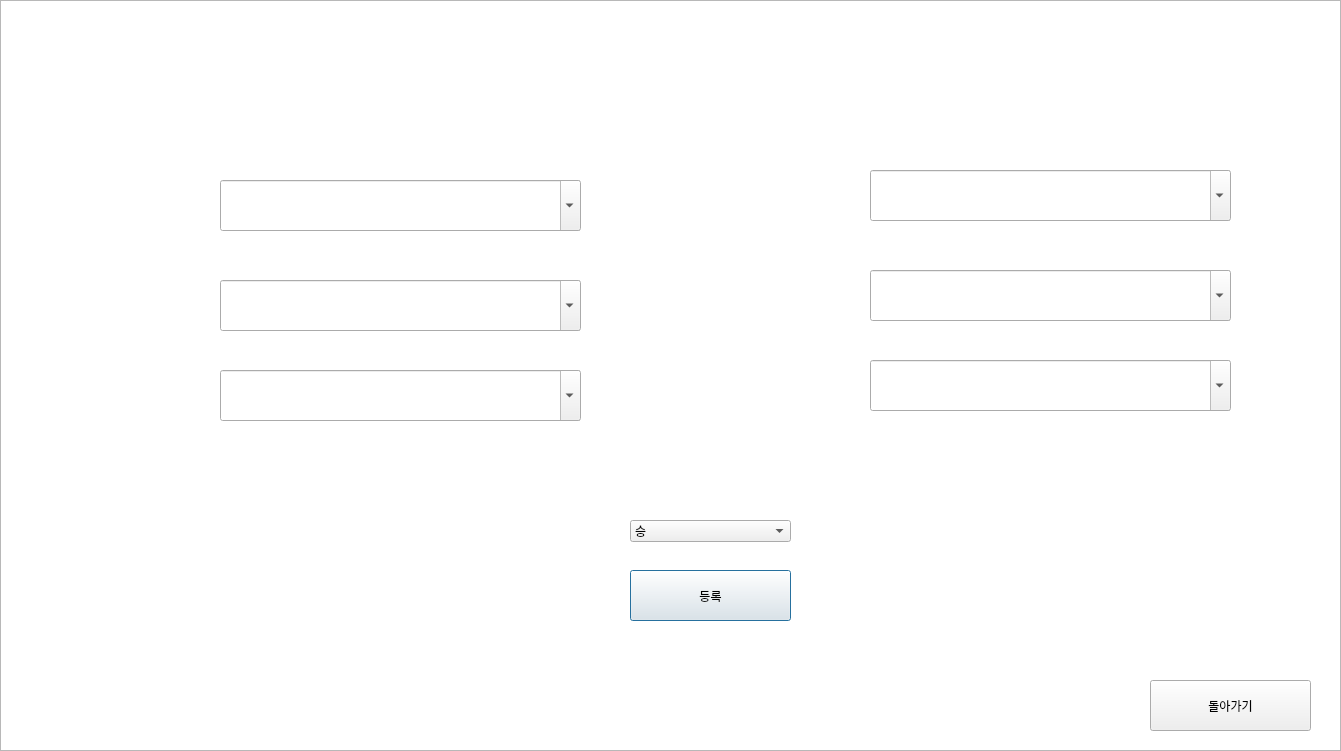
<?xml version="1.0" encoding="UTF-8"?>
<ui version="4.0">
 <class>i_dialog</class>
 <widget class="QDialog" name="i_dialog">
  <property name="geometry">
   <rect>
    <x>0</x>
    <y>0</y>
    <width>1341</width>
    <height>751</height>
   </rect>
  </property>
  <property name="minimumSize">
   <size>
    <width>1341</width>
    <height>751</height>
   </size>
  </property>
  <property name="maximumSize">
   <size>
    <width>1341</width>
    <height>751</height>
   </size>
  </property>
  <property name="windowTitle">
   <string>Dialog</string>
  </property>
  <widget class="QGraphicsView" name="graphicsView">
   <property name="geometry">
    <rect>
     <x>0</x>
     <y>0</y>
     <width>1341</width>
     <height>751</height>
    </rect>
   </property>
   <property name="minimumSize">
    <size>
     <width>1341</width>
     <height>751</height>
    </size>
   </property>
   <property name="maximumSize">
    <size>
     <width>1341</width>
     <height>751</height>
    </size>
   </property>
   <property name="styleSheet">
    <string notr="true">background-image: url(:/image/KakaoTalk_20200921_163222539.png);</string>
   </property>
  </widget>
  <widget class="QPushButton" name="PUSH">
   <property name="geometry">
    <rect>
     <x>630</x>
     <y>570</y>
     <width>161</width>
     <height>51</height>
    </rect>
   </property>
   <property name="text">
    <string>등록</string>
   </property>
  </widget>
  <widget class="QLabel" name="label">
   <property name="geometry">
    <rect>
     <x>50</x>
     <y>180</y>
     <width>161</width>
     <height>51</height>
    </rect>
   </property>
   <property name="styleSheet">
    <string notr="true">font: 14pt &quot;배달의민족 도현&quot;;
color: rgb(255, 255, 255);</string>
   </property>
   <property name="text">
    <string>LEADER : </string>
   </property>
   <property name="alignment">
    <set>Qt::AlignRight|Qt::AlignTrailing|Qt::AlignVCenter</set>
   </property>
  </widget>
  <widget class="QLabel" name="label_2">
   <property name="geometry">
    <rect>
     <x>50</x>
     <y>280</y>
     <width>161</width>
     <height>51</height>
    </rect>
   </property>
   <property name="styleSheet">
    <string notr="true">font: 14pt &quot;배달의민족 도현&quot;;
color: rgb(255, 255, 255);</string>
   </property>
   <property name="text">
    <string>SECOND : </string>
   </property>
   <property name="alignment">
    <set>Qt::AlignRight|Qt::AlignTrailing|Qt::AlignVCenter</set>
   </property>
  </widget>
  <widget class="QLabel" name="label_3">
   <property name="geometry">
    <rect>
     <x>50</x>
     <y>370</y>
     <width>161</width>
     <height>51</height>
    </rect>
   </property>
   <property name="styleSheet">
    <string notr="true">font: 14pt &quot;배달의민족 도현&quot;;
color: rgb(255, 255, 255);</string>
   </property>
   <property name="text">
    <string>THIRD : </string>
   </property>
   <property name="alignment">
    <set>Qt::AlignRight|Qt::AlignTrailing|Qt::AlignVCenter</set>
   </property>
  </widget>
  <widget class="QLabel" name="label_4">
   <property name="geometry">
    <rect>
     <x>710</x>
     <y>180</y>
     <width>161</width>
     <height>51</height>
    </rect>
   </property>
   <property name="styleSheet">
    <string notr="true">font: 14pt &quot;배달의민족 도현&quot;;
color: rgb(255, 255, 255);</string>
   </property>
   <property name="text">
    <string>LEADER : </string>
   </property>
   <property name="alignment">
    <set>Qt::AlignRight|Qt::AlignTrailing|Qt::AlignVCenter</set>
   </property>
  </widget>
  <widget class="QLabel" name="label_5">
   <property name="geometry">
    <rect>
     <x>710</x>
     <y>280</y>
     <width>161</width>
     <height>51</height>
    </rect>
   </property>
   <property name="styleSheet">
    <string notr="true">font: 14pt &quot;배달의민족 도현&quot;;
color: rgb(255, 255, 255);</string>
   </property>
   <property name="text">
    <string>SECOND : </string>
   </property>
   <property name="alignment">
    <set>Qt::AlignRight|Qt::AlignTrailing|Qt::AlignVCenter</set>
   </property>
  </widget>
  <widget class="QLabel" name="label_6">
   <property name="geometry">
    <rect>
     <x>710</x>
     <y>370</y>
     <width>161</width>
     <height>51</height>
    </rect>
   </property>
   <property name="styleSheet">
    <string notr="true">font: 14pt &quot;배달의민족 도현&quot;;
color: rgb(255, 255, 255);</string>
   </property>
   <property name="text">
    <string>THIRD : </string>
   </property>
   <property name="alignment">
    <set>Qt::AlignRight|Qt::AlignTrailing|Qt::AlignVCenter</set>
   </property>
  </widget>
  <widget class="QLabel" name="label_7">
   <property name="geometry">
    <rect>
     <x>280</x>
     <y>110</y>
     <width>221</width>
     <height>51</height>
    </rect>
   </property>
   <property name="styleSheet">
    <string notr="true">color: rgb(255, 255, 255);
font: 36pt &quot;배달의민족 도현&quot;;</string>
   </property>
   <property name="text">
    <string>상대 방덱</string>
   </property>
   <property name="alignment">
    <set>Qt::AlignCenter</set>
   </property>
  </widget>
  <widget class="QLabel" name="label_8">
   <property name="geometry">
    <rect>
     <x>940</x>
     <y>110</y>
     <width>221</width>
     <height>51</height>
    </rect>
   </property>
   <property name="styleSheet">
    <string notr="true">color: rgb(255, 255, 255);
font: 36pt &quot;배달의민족 도현&quot;;</string>
   </property>
   <property name="text">
    <string>내 공덱</string>
   </property>
   <property name="alignment">
    <set>Qt::AlignCenter</set>
   </property>
  </widget>
  <widget class="QComboBox" name="WOD">
   <property name="geometry">
    <rect>
     <x>630</x>
     <y>520</y>
     <width>161</width>
     <height>22</height>
    </rect>
   </property>
   <property name="mouseTracking">
    <bool>false</bool>
   </property>
   <property name="editable">
    <bool>false</bool>
   </property>
   <property name="insertPolicy">
    <enum>QComboBox::NoInsert</enum>
   </property>
   <property name="duplicatesEnabled">
    <bool>true</bool>
   </property>
   <item>
    <property name="text">
     <string>승</string>
    </property>
   </item>
   <item>
    <property name="text">
     <string>패</string>
    </property>
   </item>
  </widget>
  <widget class="QPushButton" name="RETURN">
   <property name="geometry">
    <rect>
     <x>1150</x>
     <y>680</y>
     <width>161</width>
     <height>51</height>
    </rect>
   </property>
   <property name="text">
    <string>돌아가기</string>
   </property>
  </widget>
  <widget class="QComboBox" name="D_LEADER">
   <property name="geometry">
    <rect>
     <x>220</x>
     <y>180</y>
     <width>361</width>
     <height>51</height>
    </rect>
   </property>
   <property name="editable">
    <bool>true</bool>
   </property>
   <property name="insertPolicy">
    <enum>QComboBox::NoInsert</enum>
   </property>
   <property name="duplicatesEnabled">
    <bool>true</bool>
   </property>
  </widget>
  <widget class="QComboBox" name="D_THIRD">
   <property name="geometry">
    <rect>
     <x>220</x>
     <y>370</y>
     <width>361</width>
     <height>51</height>
    </rect>
   </property>
   <property name="editable">
    <bool>true</bool>
   </property>
   <property name="insertPolicy">
    <enum>QComboBox::NoInsert</enum>
   </property>
   <property name="duplicatesEnabled">
    <bool>true</bool>
   </property>
  </widget>
  <widget class="QComboBox" name="D_SECOND">
   <property name="geometry">
    <rect>
     <x>220</x>
     <y>280</y>
     <width>361</width>
     <height>51</height>
    </rect>
   </property>
   <property name="editable">
    <bool>true</bool>
   </property>
   <property name="insertPolicy">
    <enum>QComboBox::NoInsert</enum>
   </property>
   <property name="duplicatesEnabled">
    <bool>true</bool>
   </property>
  </widget>
  <widget class="QComboBox" name="A_SECOND">
   <property name="geometry">
    <rect>
     <x>870</x>
     <y>270</y>
     <width>361</width>
     <height>51</height>
    </rect>
   </property>
   <property name="editable">
    <bool>true</bool>
   </property>
   <property name="insertPolicy">
    <enum>QComboBox::NoInsert</enum>
   </property>
   <property name="duplicatesEnabled">
    <bool>true</bool>
   </property>
  </widget>
  <widget class="QComboBox" name="A_THIRD">
   <property name="geometry">
    <rect>
     <x>870</x>
     <y>360</y>
     <width>361</width>
     <height>51</height>
    </rect>
   </property>
   <property name="editable">
    <bool>true</bool>
   </property>
   <property name="insertPolicy">
    <enum>QComboBox::NoInsert</enum>
   </property>
   <property name="duplicatesEnabled">
    <bool>true</bool>
   </property>
  </widget>
  <widget class="QComboBox" name="A_LEADER">
   <property name="geometry">
    <rect>
     <x>870</x>
     <y>170</y>
     <width>361</width>
     <height>51</height>
    </rect>
   </property>
   <property name="editable">
    <bool>true</bool>
   </property>
   <property name="insertPolicy">
    <enum>QComboBox::NoInsert</enum>
   </property>
   <property name="duplicatesEnabled">
    <bool>true</bool>
   </property>
  </widget>
 </widget>
 <resources>
  <include location="main_background.qrc"/>
 </resources>
 <connections/>
</ui>
